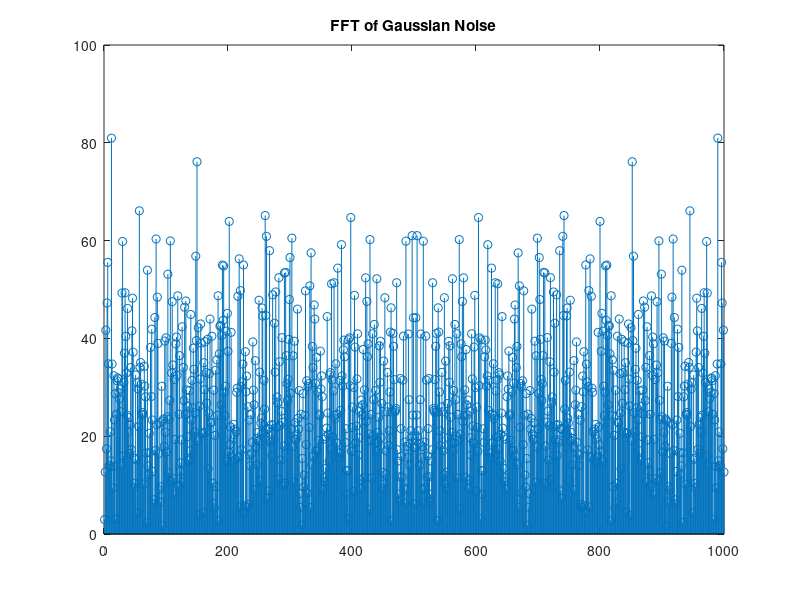
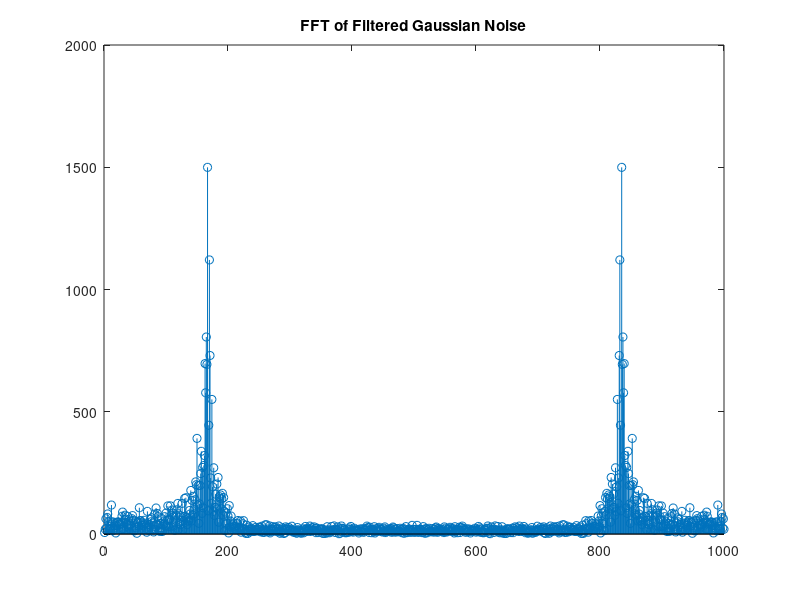
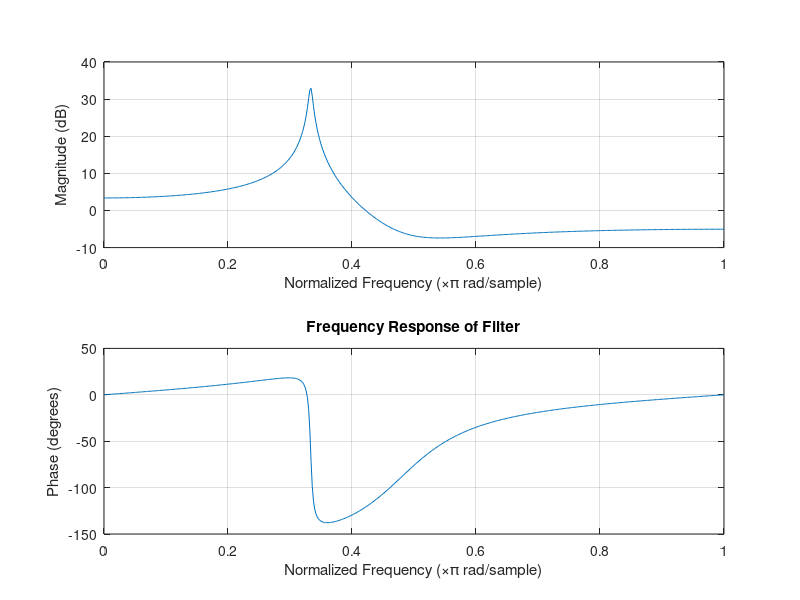
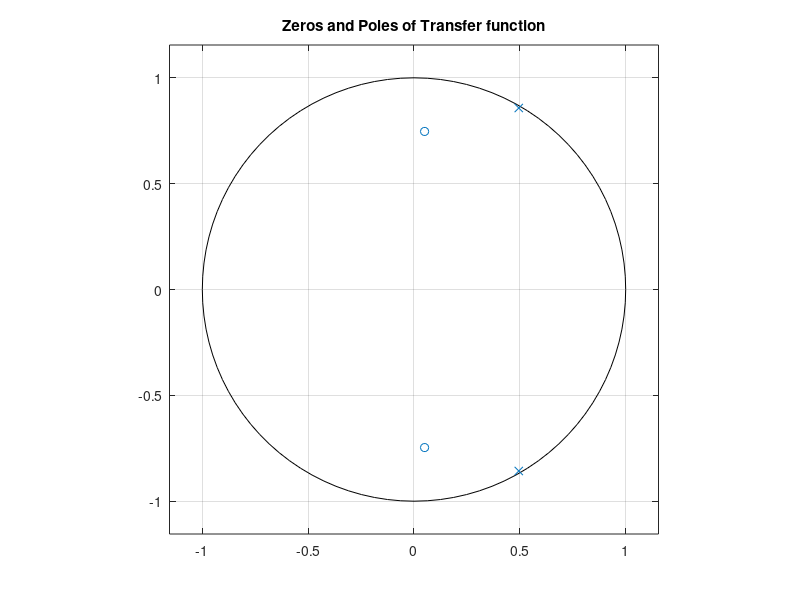

MATLAB code for these plots, in order:
%% PROBLEM2

N=1000;
x=(randn(N,1));
Ns=1:1000;
figure(1)
X=abs(fft(x));
stem(Ns,X);
title('FFT of Gaussian Noise');
a = [1  -0.99 0.9801];
b = [1  -0.1 0.56];
FILTER=filter(b,a,x);
FFT_FILTER=abs(fft(FILTER));
figure(2)
stem(Ns,FFT_FILTER);
title('FFT of Filtered Gaussian Noise');
FS=44100;
sound(FILTER , FS );
figure(3)
freqz(b,a);
title('Frequency Response of Filter');
figure(4)
zplane(b,a)
title('Zeros and Poles of Transfer function')

X=[1 zeros(1,999)];
Y(1)= 1;
Y(2)= 0.89;
for i=3:N
    Y(i)=0.99.*Y(i-1)-0.9801.*Y(i-2)+X(i)-0.1.*X(i-1)+0.56.*X(i-2);
end
figure(5)
H=Y;
subplot(2,1,1)
stem(Ns,H);
title('Frequency Impulse Response')
subplot(2,1,2)
plot(Ns,abs(fft(H)));
title('FFT of Frequency Impulse Response')
